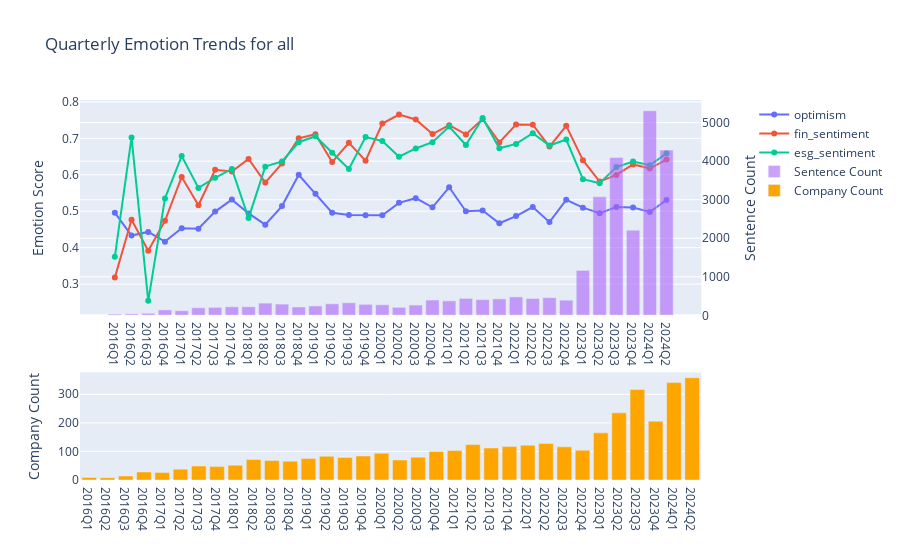

Source (notebook cell):
### Markdown cell above
As we now have the event dataset grouped by quarter, we pass it to ***plot_metric_and_sentence_trends*** function along with the metrics column to produce a visualisation showing the changes in AI mentions and emotions around it over time. We also define the metrics we are interested in below, which you can change with other metrics available in the grouped dataset.

### Code cell
metrics = [
       'emotions.optimism',
       'analysis.fin_sentiment','analysis.esg_sentiment'	
       ]

plot_metric_and_sentence_trends(events_by_quarter, metrics, show_company_count=True)

### Figure 1 — Plotly figure (JSON) as saved in the notebook; plotly's stock layout.template omitted (floating-point values rounded to 4 significant figures)
{"data": [{"mode": "lines+markers", "name": "optimism", "type": "scatter", "x": ["2016Q1", "2016Q2", "2016Q3", "2016Q4", "2017Q1", "2017Q2", "2017Q3", "2017Q4", "2018Q1", "2018Q2", "2018Q3", "2018Q4", "2019Q1", "2019Q2", "2019Q3", "2019Q4", "2020Q1", "2020Q2", "2020Q3", "2020Q4", "2021Q1", "2021Q2", "2021Q3", "2021Q4", "2022Q1", "2022Q2", "2022Q3", "2022Q4", "2023Q1", "2023Q2", "2023Q3", "2023Q4", "2024Q1", "2024Q2"], "xaxis": "x", "y": [0.4959, 0.4332, 0.4431, 0.4165, 0.4534, 0.4517, 0.4989, 0.5318, 0.4939, 0.4631, 0.5141, 0.5999, 0.5477, 0.4959, 0.4898, 0.4891, 0.4886, 0.5229, 0.5357, 0.5107, 0.5656, 0.4998, 0.5021, 0.467, 0.4865, 0.5115, 0.4701, 0.5313, 0.5096, 0.4944, 0.5117, 0.5102, 0.4979, 0.5308], "yaxis": "y"}, {"mode": "lines+markers", "name": "fin_sentiment", "type": "scatter", "x": ["2016Q1", "2016Q2", "2016Q3", "2016Q4", "2017Q1", "2017Q2", "2017Q3", "2017Q4", "2018Q1", "2018Q2", "2018Q3", "2018Q4", "2019Q1", "2019Q2", "2019Q3", "2019Q4", "2020Q1", "2020Q2", "2020Q3", "2020Q4", "2021Q1", "2021Q2", "2021Q3", "2021Q4", "2022Q1", "2022Q2", "2022Q3", "2022Q4", "2023Q1", "2023Q2", "2023Q3", "2023Q4", "2024Q1", "2024Q2"], "xaxis": "x", "y": [0.3178, 0.4763, 0.3915, 0.4736, 0.5939, 0.5163, 0.6137, 0.6088, 0.6432, 0.5785, 0.631, 0.6999, 0.7112, 0.6348, 0.6877, 0.6387, 0.7404, 0.7652, 0.7515, 0.7117, 0.7361, 0.7108, 0.7529, 0.6887, 0.7377, 0.7372, 0.6774, 0.7344, 0.6399, 0.5813, 0.5994, 0.6283, 0.617, 0.6417], "yaxis": "y"}, {"mode": "lines+markers", "name": "esg_sentiment", "type": "scatter", "x": ["2016Q1", "2016Q2", "2016Q3", "2016Q4", "2017Q1", "2017Q2", "2017Q3", "2017Q4", "2018Q1", "2018Q2", "2018Q3", "2018Q4", "2019Q1", "2019Q2", "2019Q3", "2019Q4", "2020Q1", "2020Q2", "2020Q3", "2020Q4", "2021Q1", "2021Q2", "2021Q3", "2021Q4", "2022Q1", "2022Q2", "2022Q3", "2022Q4", "2023Q1", "2023Q2", "2023Q3", "2023Q4", "2024Q1", "2024Q2"], "xaxis": "x", "y": [0.375, 0.7023, 0.2542, 0.5352, 0.6514, 0.5638, 0.5917, 0.616, 0.4811, 0.6222, 0.6363, 0.6892, 0.7056, 0.6601, 0.6156, 0.7033, 0.6925, 0.6495, 0.6722, 0.6894, 0.7322, 0.6815, 0.7559, 0.6727, 0.6847, 0.7142, 0.6802, 0.6965, 0.5877, 0.577, 0.6211, 0.6363, 0.6261, 0.6587], "yaxis": "y"}, {"name": "Sentence Count", "opacity": 0.6, "type": "bar", "x": ["2016Q1", "2016Q2", "2016Q3", "2016Q4", "2017Q1", "2017Q2", "2017Q3", "2017Q4", "2018Q1", "2018Q2", "2018Q3", "2018Q4", "2019Q1", "2019Q2", "2019Q3", "2019Q4", "2020Q1", "2020Q2", "2020Q3", "2020Q4", "2021Q1", "2021Q2", "2021Q3", "2021Q4", "2022Q1", "2022Q2", "2022Q3", "2022Q4", "2023Q1", "2023Q2", "2023Q3", "2023Q4", "2024Q1", "2024Q2"], "xaxis": "x", "y": [32, 38, 54, 141, 119, 197, 206, 222, 223, 317, 292, 216, 244, 299, 326, 286, 274, 208, 267, 397, 375, 440, 408, 428, 478, 438, 458, 393, 1166, 3076, 4094, 2209, 5308, 4288], "yaxis": "y2"}, {"marker": {"color": "orange"}, "name": "Company Count", "type": "bar", "x": ["2016Q1", "2016Q2", "2016Q3", "2016Q4", "2017Q1", "2017Q2", "2017Q3", "2017Q4", "2018Q1", "2018Q2", "2018Q3", "2018Q4", "2019Q1", "2019Q2", "2019Q3", "2019Q4", "2020Q1", "2020Q2", "2020Q3", "2020Q4", "2021Q1", "2021Q2", "2021Q3", "2021Q4", "2022Q1", "2022Q2", "2022Q3", "2022Q4", "2023Q1", "2023Q2", "2023Q3", "2023Q4", "2024Q1", "2024Q2"], "xaxis": "x2", "y": [9, 8, 14, 28, 26, 38, 49, 47, 52, 72, 68, 66, 75, 83, 79, 84, 94, 70, 80, 100, 103, 124, 112, 117, 122, 128, 116, 104, 165, 235, 317, 206, 341, 358], "yaxis": "y3"}], "layout": {"autosize": true, "title": {"text": "Quarterly Emotion Trends for all"}, "xaxis": {"anchor": "y", "autorange": true, "domain": [0, 0.94], "range": [-1.984, 34.98], "type": "category"}, "xaxis2": {"anchor": "y3", "autorange": true, "domain": [0, 0.94], "range": [-0.5, 33.5], "type": "category"}, "yaxis": {"anchor": "x", "autorange": true, "domain": [0.4333, 1], "range": [0.2189, 0.8005], "title": {"text": "Emotion Score"}, "type": "linear"}, "yaxis2": {"anchor": "x", "autorange": true, "overlaying": "y", "range": [0, 5587.0], "side": "right", "title": {"text": "Sentence Count"}, "type": "linear"}, "yaxis3": {"anchor": "x2", "autorange": true, "domain": [0, 0.2833], "range": [0, 376.8], "title": {"text": "Company Count"}, "type": "linear"}}}
